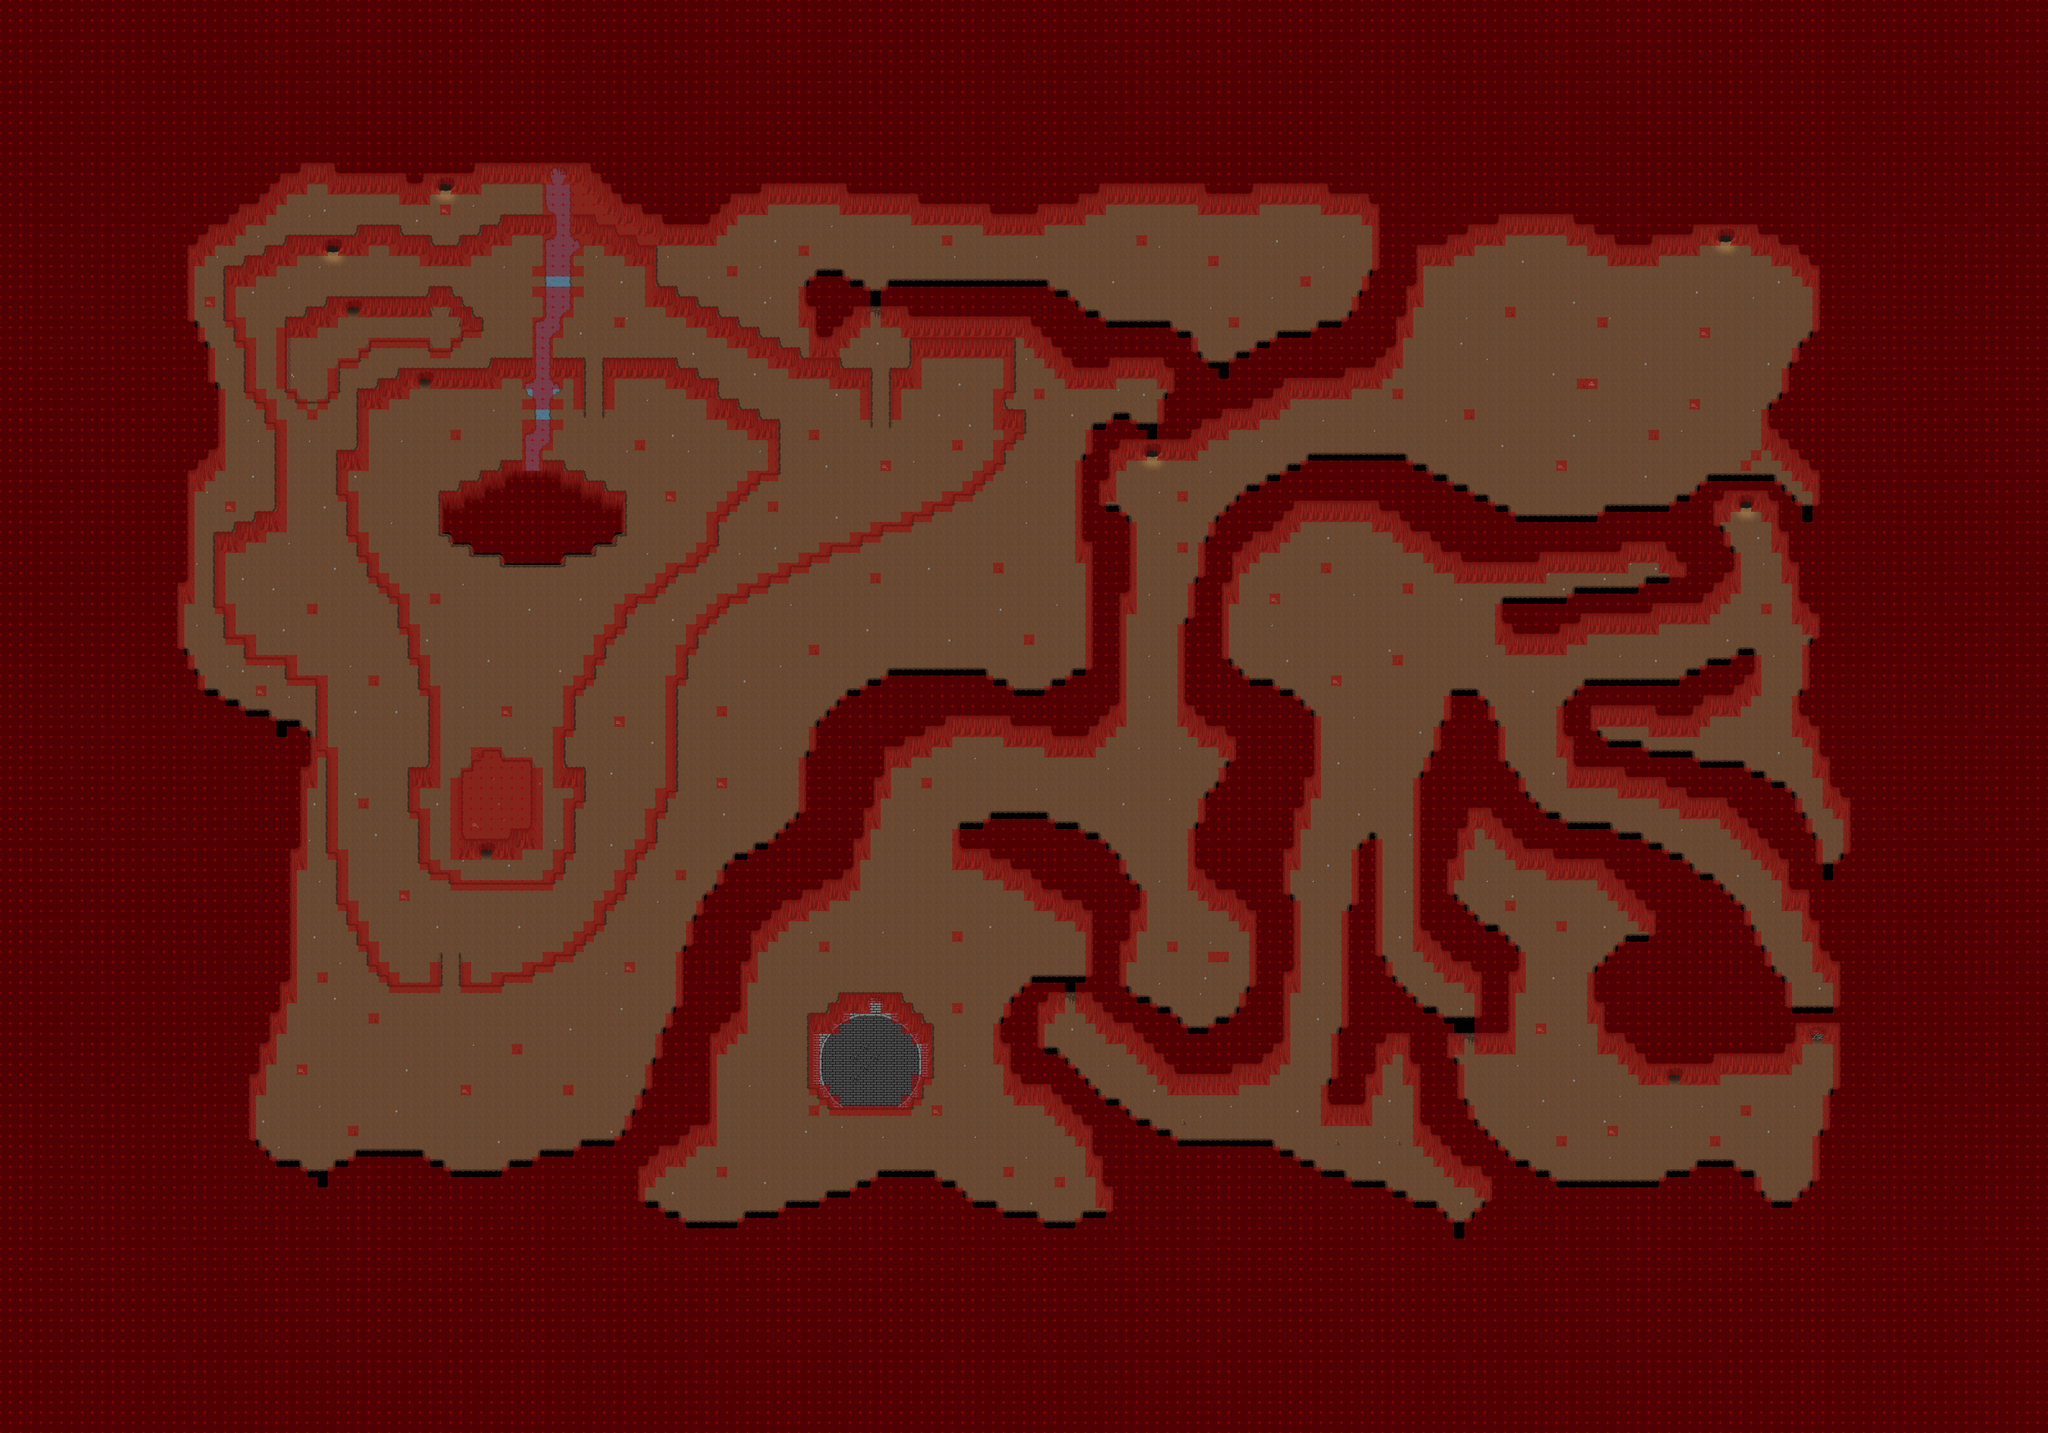

This is a level from a 2D game, rendered from its Tiled map with the project's own tilesets. A one-line summary and the map file follow, with tile-layer data summarised:
An orthogonal 200x140 tile map with 32x32 px tiles, 7 tile layers (Ground1, Ground2, Ground3, Fringe, ...), 5 tilesets and 30 objects (19x warp, 9x Spawn, 2x fixme).

<map version="1.0" orientation="orthogonal" renderorder="right-down" width="200" height="140" tilewidth="32" tileheight="32" nextobjectid="78">
 <properties>
  <property name="license" value="CC BY-SA 3.0" />
  <property name="manaplus version" value="2" />
  <property name="minimap" value="graphics/minimaps/010-1-1.png" />
  <property name="music" value="Arabesque.ogg" />
  <property name="name" value="Canyon Great Caves" />
 </properties>
 <tileset firstgid="1" name="Collision" tilewidth="32" tileheight="32" tilecount="9" columns="3">
  <image source="../graphics/tilesets/collision.png" width="96" height="96" />
 </tileset>
 <tileset firstgid="10" name="cave_x2" tilewidth="32" tileheight="64" tilecount="16" columns="16">
  <image source="../graphics/tilesets/cave_x2.png" width="512" height="64" />
 </tileset>
 <tileset firstgid="26" name="Cave" tilewidth="32" tileheight="32" tilecount="128" columns="16">
  <image source="../graphics/tilesets/cave.png" trans="ff00ff" width="512" height="256" />
 </tileset>
 <tileset firstgid="154" name="Cave 2" tilewidth="32" tileheight="32" tilecount="256" columns="16">
  <image source="../graphics/tilesets/cave_bilevel.png" width="512" height="512" />
 </tileset>
 <tileset firstgid="410" source="../graphics/tilesets/arena.tsx" />
 <layer name="Ground1" width="200" height="140">
  <data>[28000 cells, 28000 non-empty, 134 distinct tile ids]</data>
 </layer>
 <layer name="Ground2" width="200" height="140">
  <data>[28000 cells, 199 non-empty, 87 distinct tile ids]</data>
 </layer>
 <layer name="Ground3" width="200" height="140">
  <data>[28000 cells, 87 non-empty, 34 distinct tile ids]</data>
 </layer>
 <layer name="Fringe" width="200" height="140">
  <data>[28000 cells, 792 non-empty, 85 distinct tile ids]</data>
 </layer>
 <layer name="Over1" width="200" height="140">
  <data>[28000 cells, 829 non-empty, 12 distinct tile ids]</data>
 </layer>
 <layer name="Collision" width="200" height="140">
  <data>[28000 cells, 18354 non-empty, 1 distinct tile ids]</data>
 </layer>
 <layer name="Heights" width="200" height="140">
  <data>[28000 cells, 0 non-empty, 0 distinct tile ids]</data>
 </layer>
 <objectgroup name="Objects">
  <object id="77" name="MARGIN" type="fixme" x="5760" y="3840" width="640" height="640" />
  <object id="75" name="MARGIN" type="fixme" x="0" y="0" width="640" height="640" />
 </objectgroup>
 <objectgroup color="#ff7f00" name="Spawns">
  <object id="35" name="Cave Snake" type="Spawn" x="832" y="1152" width="1920" height="1500">
   <properties>
    <property name="death" value="150000" />
    <property name="max_beings" value="8" />
    <property name="monster_id" value="1035" />
    <property name="spawn" value="35000" />
   </properties>
  </object>
  <object id="37" name="Small Topaz Bif" type="Spawn" x="2144" y="1248" width="224" height="128">
   <properties>
    <property name="death" value="150000" />
    <property name="max_beings" value="1" />
    <property name="monster_id" value="1101" />
    <property name="spawn" value="35000" />
   </properties>
  </object>
  <object id="40" name="Cave Maggot" type="Spawn" x="640" y="0" width="3840" height="3520">
   <properties>
    <property name="death" value="200000" />
    <property name="max_beings" value="55" />
    <property name="monster_id" value="1027" />
    <property name="spawn" value="40000" />
   </properties>
  </object>
  <object id="63" name="Black Scorpion" type="Spawn" x="640" y="960" width="320" height="320">
   <properties>
    <property name="death" value="150000" />
    <property name="max_beings" value="2" />
    <property name="monster_id" value="1071" />
    <property name="spawn" value="35000" />
   </properties>
  </object>
  <object id="64" name="Black Scorpion" type="Spawn" x="3456" y="960" width="320" height="320">
   <properties>
    <property name="death" value="150000" />
    <property name="max_beings" value="2" />
    <property name="monster_id" value="1071" />
    <property name="spawn" value="35000" />
   </properties>
  </object>
  <object id="65" name="Black Scorpion" type="Spawn" x="3776" y="1956" width="1920" height="1500">
   <properties>
    <property name="death" value="150000" />
    <property name="max_beings" value="12" />
    <property name="monster_id" value="1074" />
    <property name="spawn" value="35000" />
   </properties>
  </object>
  <object id="66" name="Bat" type="Spawn" x="3040" y="672" width="1920" height="1500">
   <properties>
    <property name="death" value="150000" />
    <property name="max_beings" value="3" />
    <property name="monster_id" value="1039" />
    <property name="spawn" value="35000" />
   </properties>
  </object>
  <object id="67" name="Snake" type="Spawn" x="2592" y="288" width="3520" height="3520">
   <properties>
    <property name="death" value="200000" />
    <property name="max_beings" value="20" />
    <property name="monster_id" value="1122" />
    <property name="spawn" value="40000" />
   </properties>
  </object>
  <object id="69" name="Small Topaz Bif" type="Spawn" x="1216" y="1344" width="3520" height="3136">
   <properties>
    <property name="death" value="200000" />
    <property name="max_beings" value="4" />
    <property name="monster_id" value="1101" />
    <property name="spawn" value="40000" />
   </properties>
  </object>
 </objectgroup>
 <objectgroup color="#00ff7f" name="Warps">
  <object id="31" name="To Outside" type="warp" x="2496" y="2336" width="32" height="32">
   <properties>
    <property name="dest_map" value="010-1" />
    <property name="dest_x" value="76" />
    <property name="dest_y" value="69" />
   </properties>
  </object>
  <object id="34" name="To Outside" type="warp" x="992" y="3680" width="32" height="32">
   <properties>
    <property name="dest_map" value="010-1" />
    <property name="dest_x" value="81" />
    <property name="dest_y" value="91" />
   </properties>
  </object>
  <object id="42" name="To Outside" type="warp" x="864" y="2272" width="32" height="32">
   <properties>
    <property name="dest_map" value="010-1" />
    <property name="dest_x" value="52" />
    <property name="dest_y" value="53" />
   </properties>
  </object>
  <object id="43" name="To Outside" type="warp" x="960" y="1248" width="32" height="32">
   <properties>
    <property name="dest_map" value="010-1" />
    <property name="dest_x" value="53" />
    <property name="dest_y" value="93" />
   </properties>
  </object>
  <object id="44" name="To Outside" type="warp" x="1312" y="1184" width="32" height="32">
   <properties>
    <property name="dest_map" value="010-2" />
    <property name="dest_x" value="88" />
    <property name="dest_y" value="114" />
   </properties>
  </object>
  <object id="45" name="To Outside" type="warp" x="1088" y="960" width="32" height="32">
   <properties>
    <property name="dest_map" value="010-1" />
    <property name="dest_x" value="45" />
    <property name="dest_y" value="73" />
   </properties>
  </object>
  <object id="46" name="To Outside" type="warp" x="1024" y="768" width="32" height="32">
   <properties>
    <property name="dest_map" value="010-2" />
    <property name="dest_x" value="36" />
    <property name="dest_y" value="104" />
   </properties>
  </object>
  <object id="47" name="To Outside" type="warp" x="1376" y="576" width="32" height="32">
   <properties>
    <property name="dest_map" value="010-1" />
    <property name="dest_x" value="42" />
    <property name="dest_y" value="35" />
   </properties>
  </object>
  <object id="48" name="To Outside" type="warp" x="1504" y="2656" width="32" height="32">
   <properties>
    <property name="dest_map" value="010-2" />
    <property name="dest_x" value="162" />
    <property name="dest_y" value="69" />
   </properties>
  </object>
  </objectgroup>
</map>
<!-- 10 of 30 objects omitted -->
